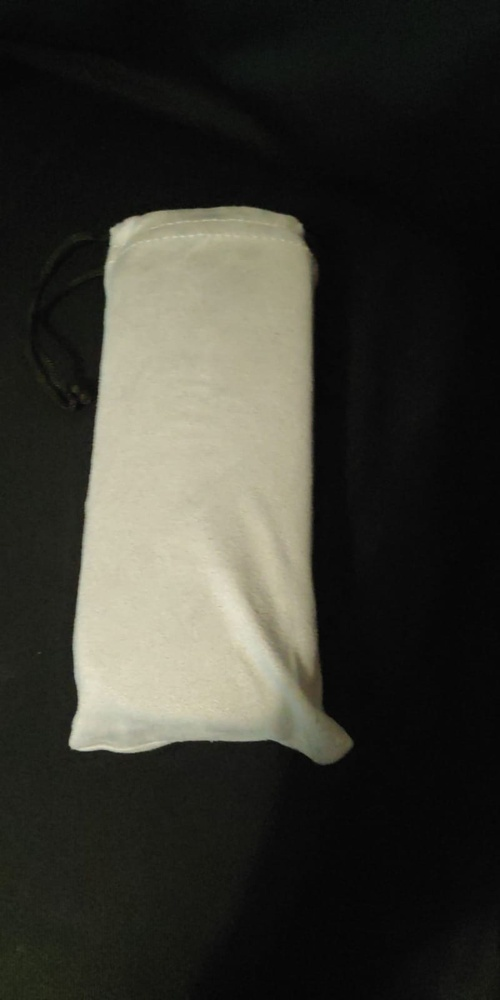
#> input picture test/fundaGafas.jpg, 500 x 1000 px, shrunk from 800 x 1600 before the run; its folder holds only this picture in this run
$ python -i procesarImagen.py   (imports and definitions only)   (older library calls are emulated)
#> lines starting #> are read from the running program, lines starting #| are printed output that depends on the picture; after the words box and inside, x2 and y2 are one past the last pixel; in counts of white or black regions, pixels touching at a corner belong together
import numpy as np
import cv2
from matplotlib import pyplot as plt
from os import scandir, getcwd
from os.path import abspath

def procesar(imagen):
#> called with imagen = 'test/fundaGafas.jpg'
    imagen = cv2.imread(imagen, cv2.IMREAD_COLOR)
#> imagen is the input picture: shape (1000, 500, 3); mean B, G, R 48.1, 55.5, 56.1
    #cv2.imshow('original', imagen)

    imagen = cv2.GaussianBlur(imagen ,(9,9),0)

    imgray = cv2.cvtColor(imagen, cv2.COLOR_BGR2GRAY)
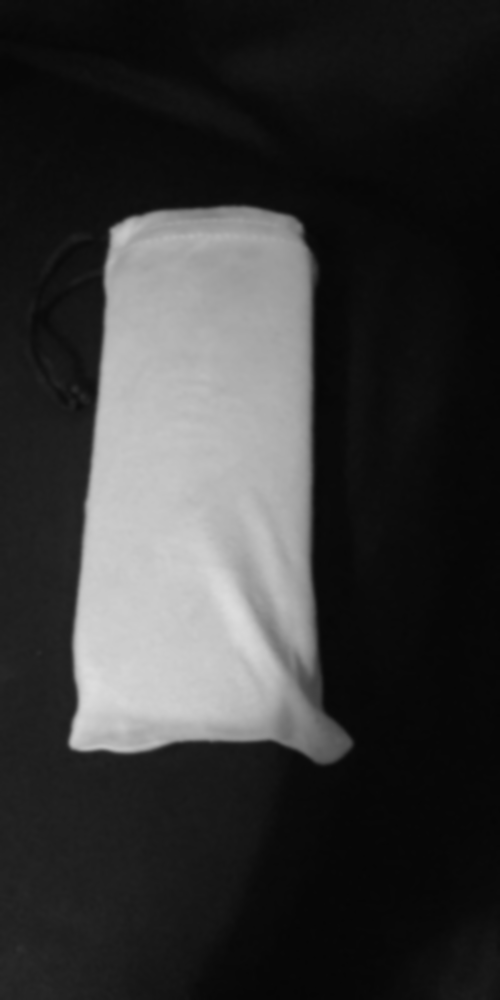
#> imgray: shape (1000, 500); min 5, max 221, mean 54.8
    ret, thresh = cv2.threshold(imgray, 80, 255, cv2.THRESH_BINARY)
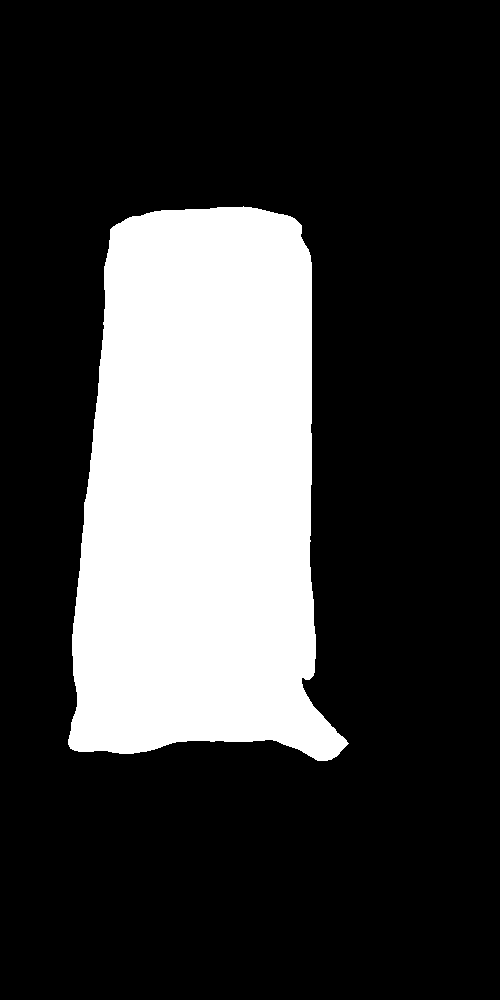
#> thresh: shape (1000, 500); 24% white; 1 white region
    #cv2.imshow('silueta', thresh)

    im2, contornos, jerarquía = cv2.findContours(thresh, cv2.RETR_TREE, cv2.CHAIN_APPROX_SIMPLE)
#> contornos = 1 contour; box (x1, y1, x2, y2) and area: (68, 206, 349, 761) 119258; jerarquía = [[-1, -1, -1, -1]]
    contornosGrandes = []
    areas = []
    for i in contornos:
        areas.append(cv2.contourArea(i))
#> this loop made 1 pass
#> after the loop, areas = [119257.5]

    for i in contornos:
        if(cv2.contourArea(i) == max(areas)):
            contornosGrandes.append(i)
#> after the loop, contornosGrandes has the same summary as contornos

    cv2.cvtColor(imagen, cv2.COLOR_BGR2RGB)
    cv2.drawContours(imagen, contornosGrandes,-1, (255,0,0), -1)
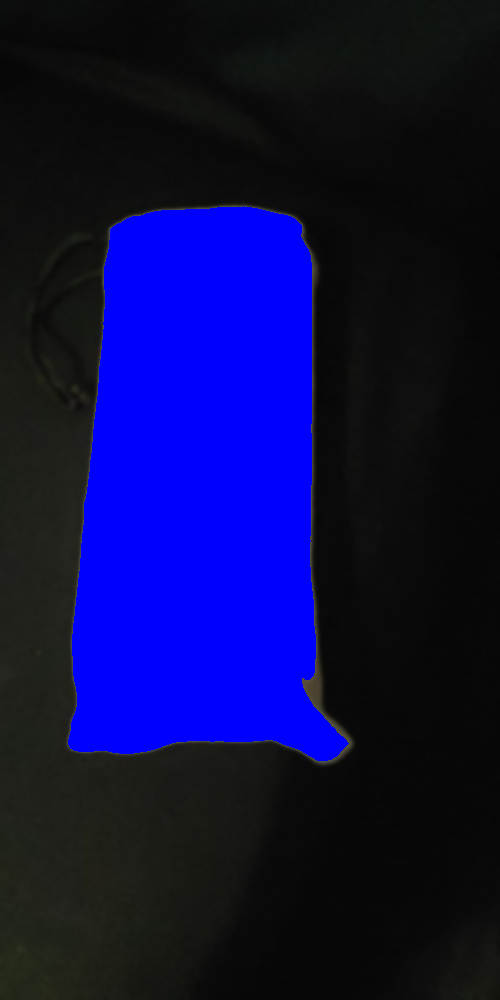
#> imagen: shape (1000, 500, 3); mean B, G, R 72.3, 12.6, 12.2

    #cv2.imshow('mano', imagen)

    HU = cv2.HuMoments(cv2.moments(contornosGrandes[0]))
#> HU = [0.236, 0.027, 0.000264, 1.92e-05, 1.16e-09, 2.83e-06, -7.23e-10]
    return imagen, HU

def imprimirImagen(imagen, titulo = ""):
    plt.subplot(111), plt.title(titulo), plt.axis("off")
    plt.imshow(cv2.cvtColor(imagen, cv2.COLOR_BGR2RGB))
    plt.show()

def ls(ruta = '.'):
    return [abspath(arch.path) for arch in scandir(ruta) if arch.is_file()]

>>> result = procesar('test/fundaGafas.jpg')

$ run again, on test/manoTest1.jpg
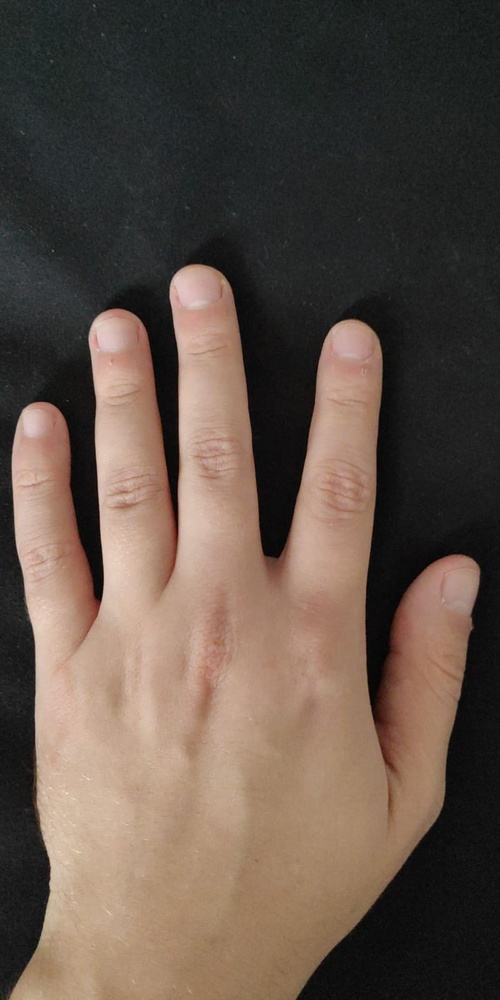
#> input picture test/manoTest1.jpg, 500 x 1000 px, shrunk from 800 x 1600 before the run
#> in procesar, imagen is the input picture: shape (1000, 500, 3); mean B, G, R 72, 82, 96.7
#> in procesar, `ret, thresh = cv2.threshold(imgray, 80, 255, cv2.THRESH_BINARY)`:
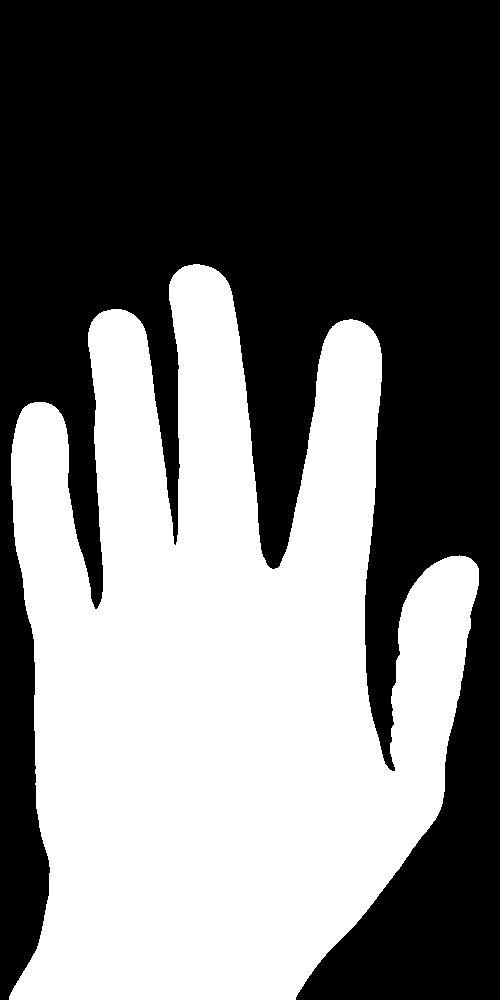
#> thresh: shape (1000, 500); 45% white; 1 white region
#> contornos = 1 contour; box (x1, y1, x2, y2) and area: (9, 264, 479, 1000) 223324; jerarquía = [[-1, -1, -1, -1]]
#> the loop in procesar, `for i in contornos:` made 1 pass
#> after the loop in procesar, `for i in contornos:`: areas = [223323.5]
#> after the loop in procesar, `for i in contornos:`: contornosGrandes has the same summary as contornos
#> in procesar, `cv2.drawContours(imagen, contornosGrandes,-1, (255,0,0), -1)`:
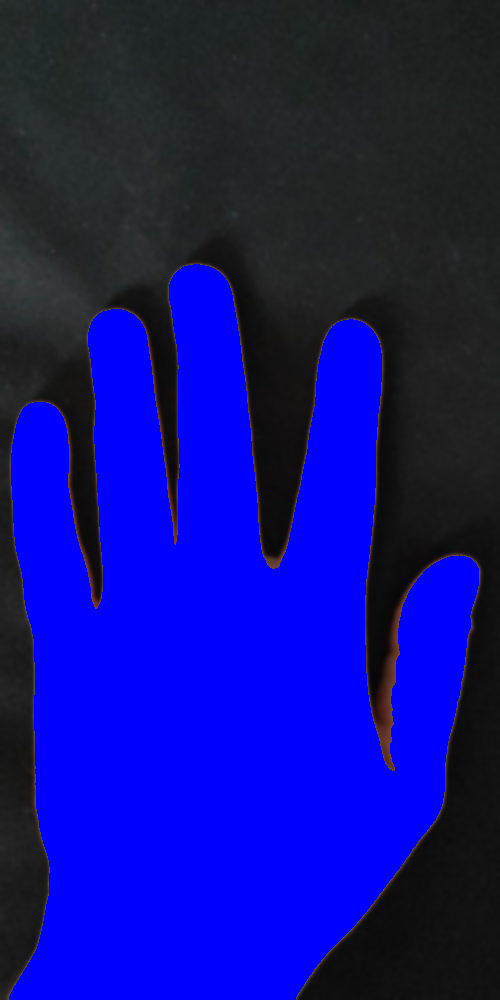
#> imagen: shape (1000, 500, 3); mean B, G, R 132, 17.3, 16.8
#> HU = [0.205, 0.00844, 0.000408, 0.000118, 2.37e-08, 9.7e-06, -1.04e-08]

$ run again, on test/manoTest2.jpg
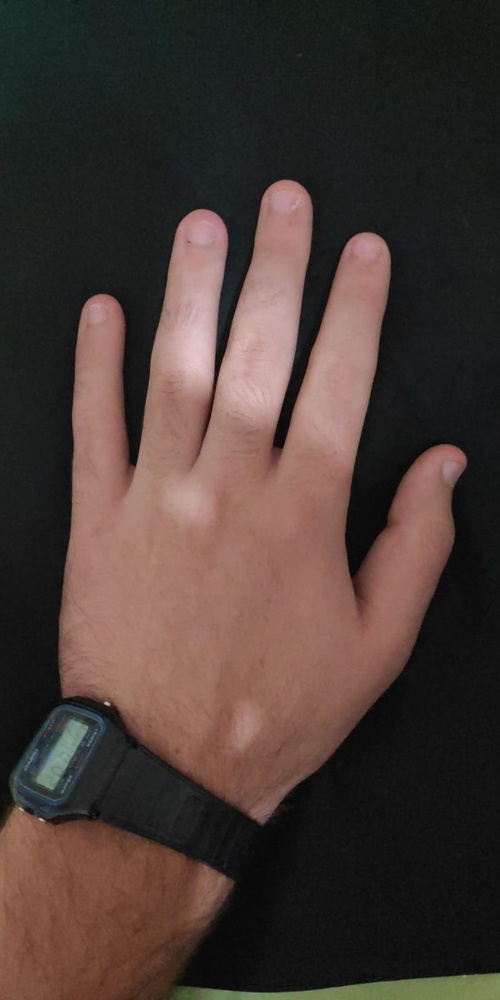
#> input picture test/manoTest2.jpg, 500 x 1000 px, shrunk from 800 x 1600 before the run
#> in procesar, imagen is the input picture: shape (1000, 500, 3); mean B, G, R 53.5, 58.5, 72.9
#> in procesar, `ret, thresh = cv2.threshold(imgray, 80, 255, cv2.THRESH_BINARY)`:
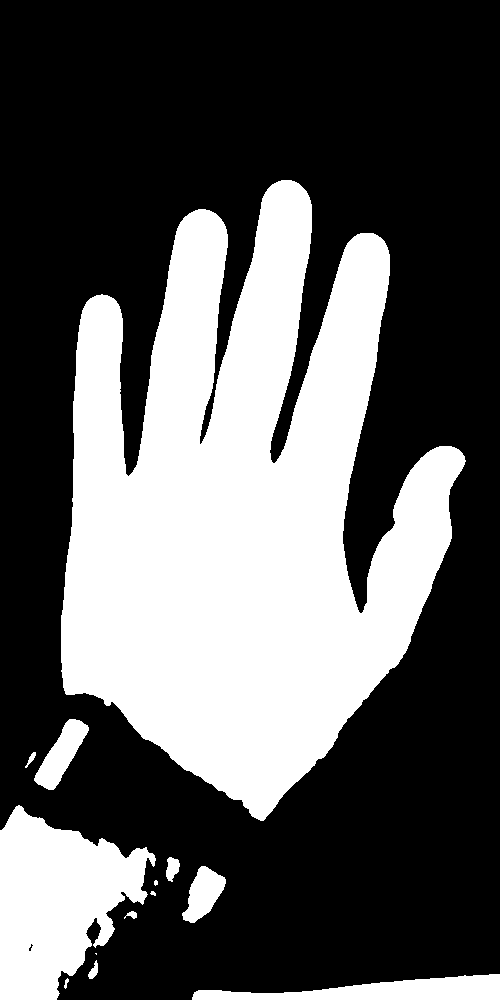
#> thresh: shape (1000, 500); 35.6% white; 13 white regions (2 under 20 px)
#> contornos = 14 contours, 5 with area under 20; largest, box (x1, y1, x2, y2) and area: (61, 180, 466, 821) 149510, (0, 805, 156, 1000) 18337, (192, 974, 500, 1000) 4240, (34, 719, 89, 790) 1661, (182, 866, 226, 923) 1342; jerarquía = 14 rows, first 6: [1, -1, -1, -1], [2, 0, -1, -1], [3, 1, -1, -1], [4, 2, -1, -1], [5, 3, -1, -1], [6, 4, -1, -1]
#> the loop in procesar, `for i in contornos:` made 14 passes
#> i on pass 4: [[95, 953], [96, 954], [96, 953]]
#> after the loop in procesar, `for i in contornos:`: areas = [18, 4240, 81, 0.5, 41.5, 12.5, 12, 1341.5, 207, 18337, 19.5, 44.5, 1661, 149510]
#> after the loop in procesar, `for i in contornos:`: contornosGrandes = 1 contour; box (x1, y1, x2, y2) and area: (61, 180, 466, 821) 149510
#> in procesar, `cv2.drawContours(imagen, contornosGrandes,-1, (255,0,0), -1)`:
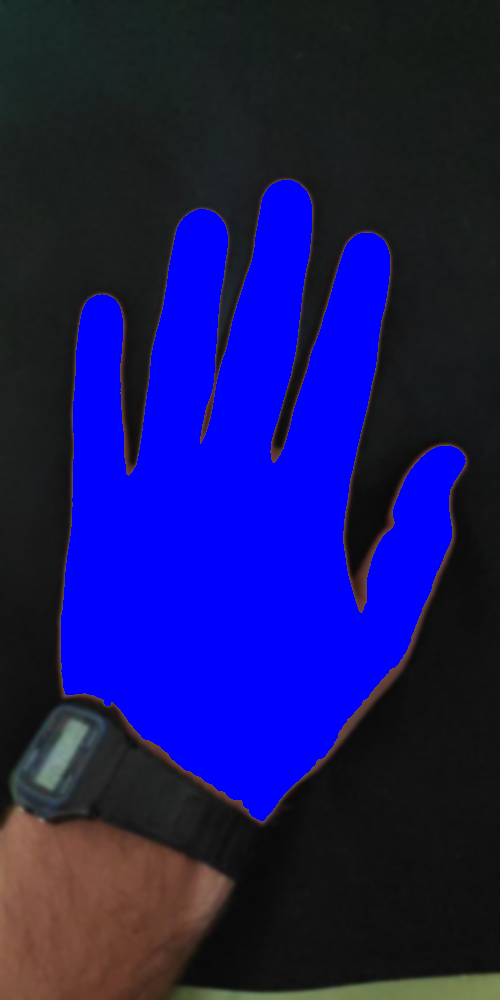
#> imagen: shape (1000, 500, 3); mean B, G, R 98, 23, 24.6
#> HU = [0.204, 0.00784, 0.000169, 0.000134, 1.82e-08, 1.04e-05, -8.62e-09]

$ run again, on test/manoTest3.jpg
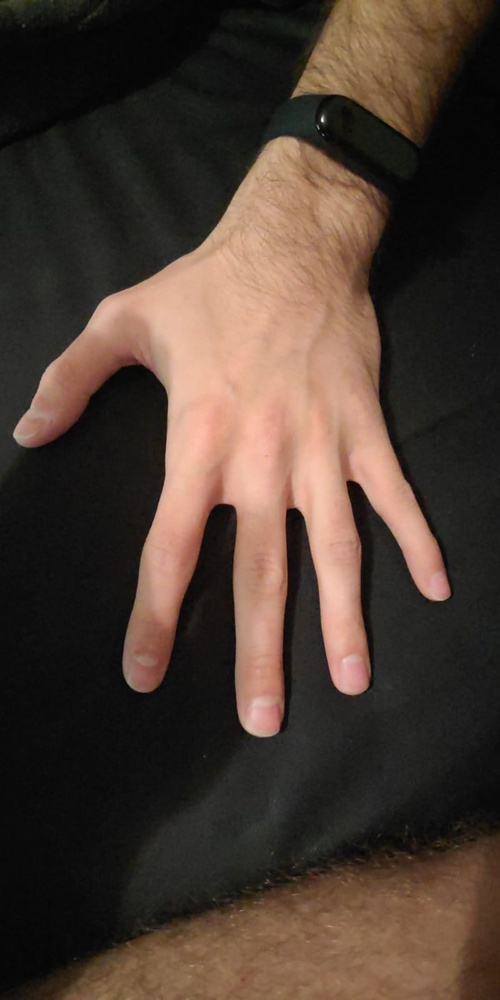
#> input picture test/manoTest3.jpg, 500 x 1000 px, shrunk from 800 x 1600 before the run
#> in procesar, imagen is the input picture: shape (1000, 500, 3); mean B, G, R 49.9, 59.4, 74.8
#> in procesar, `ret, thresh = cv2.threshold(imgray, 80, 255, cv2.THRESH_BINARY)`:
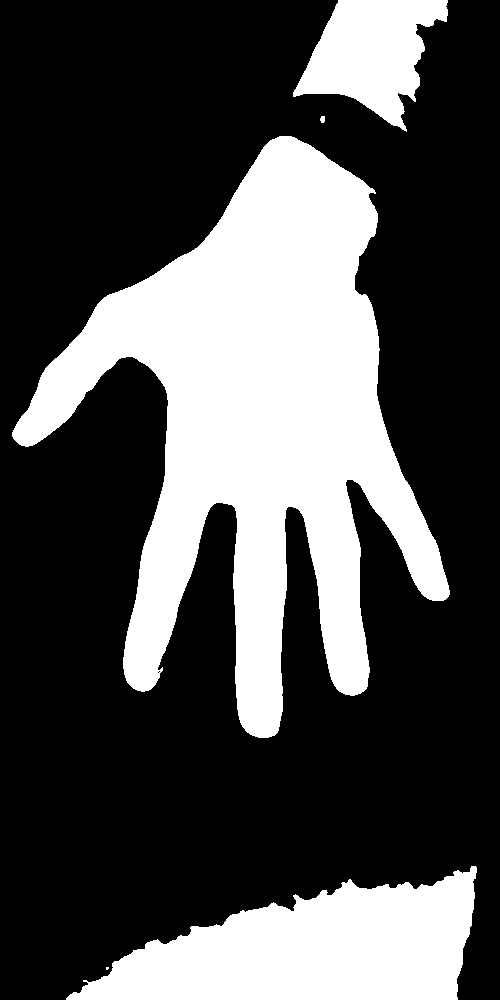
#> thresh: shape (1000, 500); 31.1% white; 5 white regions (1 under 20 px)
#> contornos = 7 contours, 3 with area under 20; largest, box (x1, y1, x2, y2) and area: (12, 136, 450, 738) 109106, (66, 866, 477, 1000) 32993, (293, 0, 448, 132) 11210, (320, 116, 325, 123) 20; jerarquía = [[1, -1, -1, -1], [2, 0, -1, -1], [5, 1, 3, -1], [4, -1, -1, 2], [-1, 3, -1, 2], [6, 2, -1, -1], [-1, 5, -1, -1]]
#> the loop in procesar, `for i in contornos:` made 7 passes
#> i on passes 4 to 5: [[157, 672], [158, 671], [159, 672], [158, 673]], [[158, 671], [159, 670], [160, 671], [159, 672]]
#> after the loop in procesar, `for i in contornos:`: areas = [3.5, 32993, 109106.5, 2, 2, 20.5, 11209.5]
#> after the loop in procesar, `for i in contornos:`: contornosGrandes = 1 contour; box (x1, y1, x2, y2) and area: (12, 136, 450, 738) 109106
#> in procesar, `cv2.drawContours(imagen, contornosGrandes,-1, (255,0,0), -1)`:
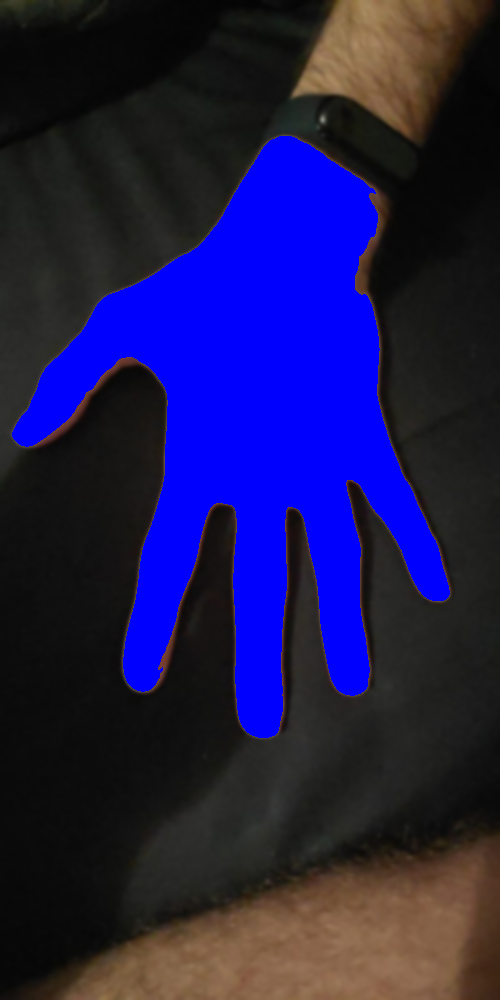
#> imagen: shape (1000, 500, 3); mean B, G, R 78.4, 26.6, 31.2
#> HU = [0.243, 0.0127, 0.000689, 0.000258, 3.37e-09, 2.88e-05, -1.09e-07]
